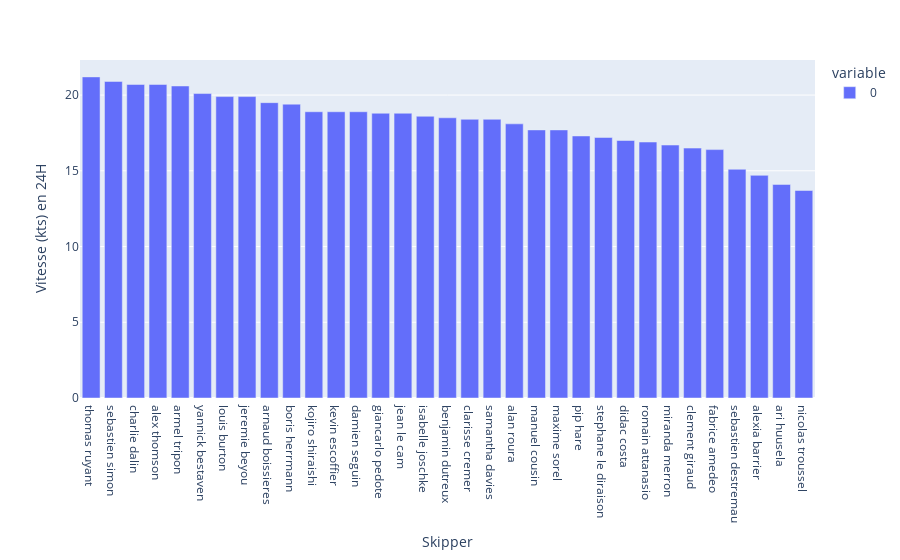

Notebook code cell kept with this figure:
### Markdown cell above
### Meilleure vitesse sur 24H

### Code cell
dates = pd.date_range(start=df_ranks.index.get_level_values(0)[0], end=df_ranks.index.get_level_values(0)[-1], freq='D')
df_dist = df_ranks.loc[dates,[("Depuis 24 heures", "Vitesse"), ("Skipper","")]].droplevel(1).pivot(columns="Skipper", values=("Depuis 24 heures", "Vitesse")).fillna(0).max().sort_values(ascending=False).squeeze()
px.bar(df_dist).update_layout(yaxis_title="Vitesse (kts) en 24H").show()

### Figure 1 — Plotly figure (JSON) as saved in the notebook; plotly's stock layout.template omitted (floating-point values rounded to 4 significant figures)
{"data": [{"alignmentgroup": "True", "hovertemplate": "variable=0<br>Skipper=%{x}<br>value=%{y}<extra></extra>", "legendgroup": "0", "marker": {"color": "#636efa", "pattern": {"shape": ""}}, "name": "0", "offsetgroup": "0", "orientation": "v", "showlegend": true, "textposition": "auto", "type": "bar", "x": ["thomas ruyant", "sebastien simon", "charlie dalin", "alex thomson", "armel tripon", "yannick bestaven", "louis burton", "jeremie beyou", "arnaud boissieres", "boris herrmann", "kojiro shiraishi", "kevin escoffier", "damien seguin", "giancarlo pedote", "jean le cam", "isabelle joschke", "benjamin dutreux", "clarisse cremer", "samantha davies", "alan roura", "manuel cousin", "maxime sorel", "pip hare", "stephane le diraison", "didac costa", "romain attanasio", "miranda merron", "clement giraud", "fabrice amedeo", "sebastien destremau", "alexia barrier", "ari huusela", "nicolas troussel"], "xaxis": "x", "y": [21.2, 20.9, 20.7, 20.7, 20.6, 20.1, 19.9, 19.9, 19.5, 19.4, 18.9, 18.9, 18.9, 18.8, 18.8, 18.6, 18.5, 18.4, 18.4, 18.1, 17.7, 17.7, 17.3, 17.2, 17, 16.9, 16.7, 16.5, 16.4, 15.1, 14.7, 14.1, 13.7], "yaxis": "y"}], "layout": {"barmode": "relative", "legend": {"title": {"text": "variable"}, "tracegroupgap": 0}, "margin": {"t": 60}, "xaxis": {"anchor": "y", "domain": [0, 1], "title": {"text": "Skipper"}}, "yaxis": {"anchor": "x", "domain": [0, 1], "title": {"text": "Vitesse (kts) en 24H"}}}}
